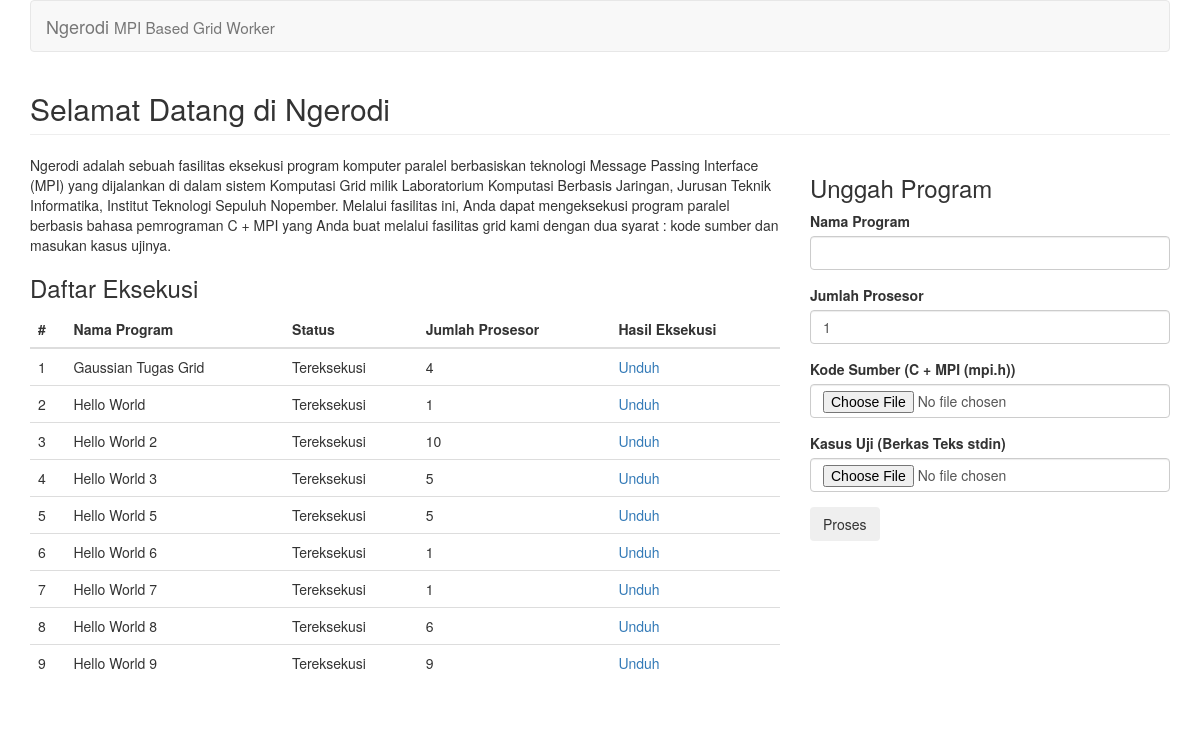
The page / on the database its author committed.
### tables this page shows
CREATE TABLE IF NOT EXISTS `data` (
  `id` int(11) NOT NULL AUTO_INCREMENT,
  `nama` varchar(255) NOT NULL,
  `prosesor` int(11) NOT NULL,
  `status` int(11) NOT NULL,
  `terproses` tinyint(1) NOT NULL,
  PRIMARY KEY (`id`)
);

### index.php (the view, shortened to what this page needs)
<!doctype html>
<html>
  <head>
    <link rel="stylesheet" href="https://netdna.bootstrapcdn.com/bootstrap/3.0.3/css/bootstrap.min.css">
  </head>
  <body>
    <div class="container">
      <div class="navbar navbar-default">
        <div class="container">
          <div class="navbar-header">
            <a href="#" class="navbar-brand">Ngerodi <small>MPI Based Grid Worker</small></a>
          </div>
        </div>
      </div>
      <h2 class="page-header">Selamat Datang di Ngerodi</h2>
      <div class="row">
        <div class="col-md-8">
          Ngerodi adalah sebuah fasilitas eksekusi program komputer paralel berbasiskan teknologi Message Passing Interface (MPI) yang dijalankan di dalam sistem Komputasi Grid milik Laboratorium Komputasi Berbasis Jaringan, Jurusan Teknik Informatika, Institut Teknologi Sepuluh Nopember. Melalui fasilitas ini, Anda dapat mengeksekusi program paralel berbasis bahasa pemrograman C + MPI yang Anda buat melalui fasilitas grid kami dengan dua syarat : kode sumber dan masukan kasus ujinya.
        <?php
		$result = mysql_query("SELECT * FROM data");
        ?>
        <h3>Daftar Eksekusi</h3>
        <table class="table">
          <thead>
            <tr>
              <th>#</th>
              <th>Nama Program</th>
              <th>Status</th>
              <th>Jumlah Prosesor</th>
              <th>Hasil Eksekusi</th>
            </tr>
          </thead>
          <tbody>
            <?php while($row = mysql_fetch_array($result)) { ?>
            	<tr>
            		<td><?php echo $row['id']; ?></td>
            		<td><?php echo $row['nama']; ?></td>
            		<td><?php if($row['status'] == 1) echo 'Tereksekusi'; else echo 'Memproses'; ?></td>
            		<td><?php echo $row['prosesor']; ?></td>
            		<td><a href="uploads/<?php echo $row['id']; ?>.result">Unduh</a></td>
            	</tr>
            <?php } ?>
          </tbody>
        </table>
        </div>
        <div class="col-md-4">
          <h3>Unggah Program</h3>
          <form action="proses.php" method="post" enctype="multipart/form-data">
            <div class="form-group">
              <label class="control-label">Nama Program</label>
              <div class="controls"><input type="text" class="form-control" name="nama"></div>
            </div>
            <div class="form-group">
              <label class="control-label">Jumlah Prosesor</label>
              <div class="controls"><input type="number" class="form-control" name="prosesor" min="1" max="10" step="1" value="1"></div>
            </div>
            <div class="form-group">
              <label class="control-label">Kode Sumber (C + MPI (mpi.h))</label>
              <div class="controls"><input type="file" class="form-control" name="kode_sumber"></div>
            </div>
            <div class="form-group">
              <label class="control-label">Kasus Uji (Berkas Teks stdin)</label>
              <div class="controls"><input type="file" class="form-control" name="kasus_uji"></div>
            </div>
	    <input type="submit" class="btn" value="Proses" />
          </form>
        </div>
      </div>
    </div>
  </body>
</html>

### rows shown on the page
data: id "1", nama "Gaussian Tugas Grid", status "Tereksekusi", prosesor "4"
data: id "2", nama "Hello World", status "Tereksekusi", prosesor "1"
data: id "3", nama "Hello World 2", status "Tereksekusi", prosesor "10"
data: id "4", nama "Hello World 3", status "Tereksekusi", prosesor "5"
data: id "5", nama "Hello World 5", status "Tereksekusi", prosesor "5"
data: id "6", nama "Hello World 6", status "Tereksekusi", prosesor "1"
data: id "7", nama "Hello World 7", status "Tereksekusi", prosesor "1"
data: id "8", nama "Hello World 8", status "Tereksekusi", prosesor "6"
data: id "9", nama "Hello World 9", status "Tereksekusi", prosesor "9"
